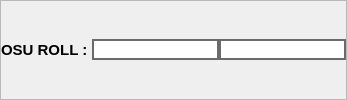
                         <widget class="QFrame" name="frame_63">
                          <property name="frameShape">
                           <enum>QFrame::StyledPanel</enum>
                          </property>
                          <property name="frameShadow">
                           <enum>QFrame::Raised</enum>
                          </property>
                          <layout class="QHBoxLayout" name="horizontalLayout_41">
                           <property name="spacing">
                            <number>0</number>
                           </property>
                           <property name="leftMargin">
                            <number>0</number>
                           </property>
                           <property name="topMargin">
                            <number>3</number>
                           </property>
                           <property name="rightMargin">
                            <number>0</number>
                           </property>
                           <property name="bottomMargin">
                            <number>3</number>
                           </property>
                           <item>
                            <widget class="QLabel" name="label_128">
                             <property name="font">
                              <font>
                               <pointsize>11</pointsize>
                               <weight>75</weight>
                               <bold>true</bold>
                              </font>
                             </property>
                             <property name="text">
                              <string>OSU ROLL : </string>
                             </property>
                            </widget>
                           </item>
                           <item alignment="Qt::AlignRight">
                            <widget class="QLineEdit" name="rollMax">
                             <property name="font">
                              <font>
                               <pointsize>10</pointsize>
                               <weight>75</weight>
                               <bold>true</bold>
                              </font>
                             </property>
                             <property name="styleSheet">
                              <string notr="true">border: 2px solid  rgb(107, 107, 107)
</string>
                             </property>
                             <property name="maxLength">
                              <number>6</number>
                             </property>
                             <property name="alignment">
                              <set>Qt::AlignCenter</set>
                             </property>
                             <property name="readOnly">
                              <bool>false</bool>
                             </property>
                            </widget>
                           </item>
                           <item alignment="Qt::AlignRight">
                            <widget class="QLineEdit" name="rollMin">
                             <property name="font">
                              <font>
                               <pointsize>10</pointsize>
                               <weight>75</weight>
                               <bold>true</bold>
                              </font>
                             </property>
                             <property name="styleSheet">
                              <string notr="true">border: 2px solid  rgb(107, 107, 107)
</string>
                             </property>
                             <property name="maxLength">
                              <number>6</number>
                             </property>
                             <property name="alignment">
                              <set>Qt::AlignCenter</set>
                             </property>
                             <property name="readOnly">
                              <bool>false</bool>
                             </property>
                            </widget>
                           </item>
                          </layout>
                         </widget>
